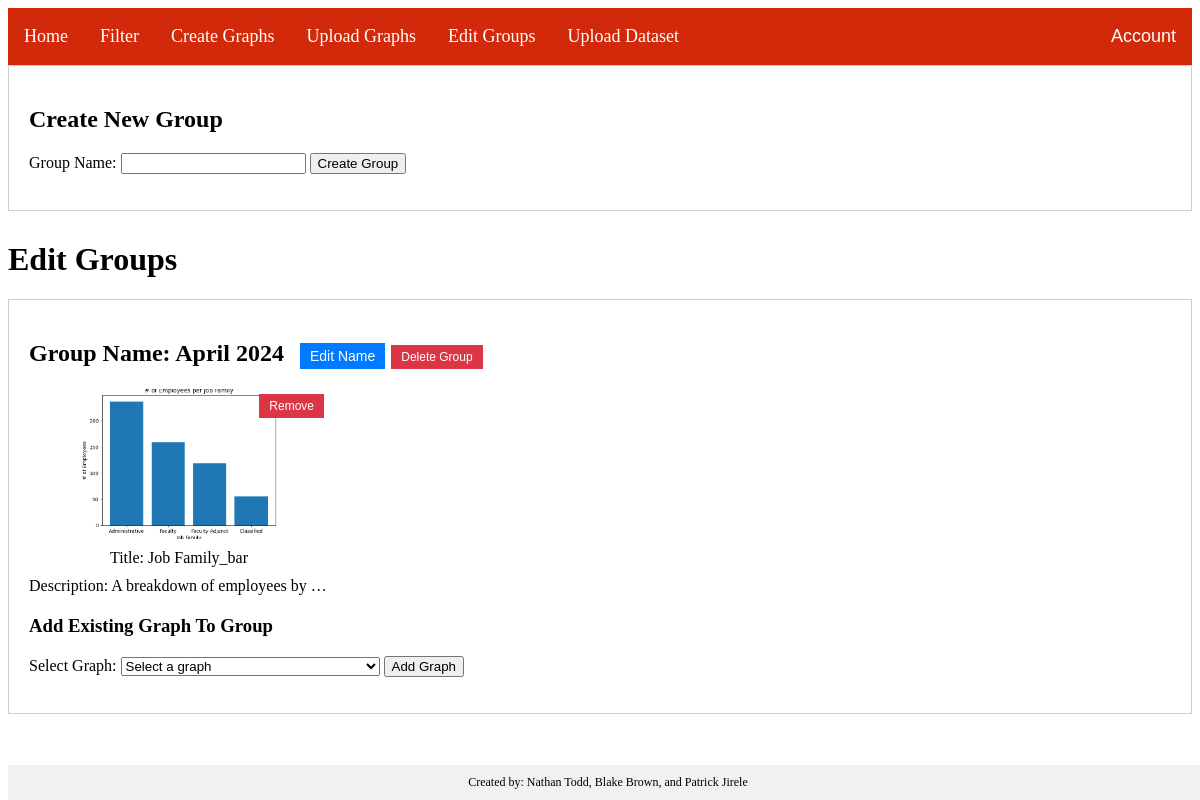
/editGroups (signed in), run on the app's committed database.
### main.py (models this page shows)
class GraphGroup(db.Model):
    __tablename__ = 'graphgroup'
    id = db.Column(db.Integer, primary_key=True)
    group_name = db.Column(db.String(100))
    graphs = db.relationship('Graphs', backref='GraphGroup', lazy='dynamic')

class Graphs(db.Model):
    id = db.Column(db.Integer, primary_key=True)
    path = db.Column(db.String(100), nullable=False)
    title = db.Column(db.String(50), nullable=False)
    description = db.Column(db.String(250), nullable=True)
    type = db.Column(db.String(20))
    group_id = db.Column(db.Integer, db.ForeignKey('graphgroup.id'), nullable=True)

### main.py (the view)
@app.route("/editGroups", methods=['GET', 'POST'])
@login_required
def editGroups():
    graphs_by_group = GraphGroup.query.all()
    available_graphs = Graphs.query.filter(~Graphs.id.in_(
        db.session.query(Graphs.id)
        .join(Graphs.GraphGroup)
        .filter(GraphGroup.id == GraphGroup.id)
    )).all()
    return render_template('editGroups.html', graphGroups=graphs_by_group, available_graphs=available_graphs)

### main.py (called while the page is built)
@login_manager.user_loader
def load_user(uid):
    return User.query.get(uid)

### templates/editGroups.html (shortened to what this page needs)
{% extends 'base.html' %}
{% block content %}
<head>
</head>
<body>
    <div class="group-container">
        <h2>Create New Group</h2>
        <form action="{{ url_for('createGroup') }}" method="post">
            <label for="new_group_name">Group Name:</label>
            <input type="text" id="new_group_name" name="new_group_name" required>
            <button type="submit">Create Group</button>
        </form>
    </div>
    <h1>Edit Groups</h1>
    {% for group in graphGroups %}
    <div class="group-container" data-group-id="{{ group.id }}">
        <h2>Group Name: {{ group.group_name }}
            <button class="edit-button">Edit Name</button>
            <button class="delete-button">Delete Group</button>
        </h2>
        {% for graph in group.graphs %}
        <div class="graph-container" data-graph-id="{{ graph.id }}">
            <img src="{{ graph.path }}" class="thumbnail-img">
            <div class="title-container">Title: {{ graph.title }}</div>
            <div class="description-container">Description: {{ graph.description }}</div>
            <button class="remove-button">Remove</button>
        </div>
        {% endfor %}
        <div class="add-graph-section">
            <h3>Add Existing Graph To Group</h3>
            <form action="{{ url_for('add_graph_to_group', group_id=group.id) }}" method="post">
                <label for="available_graphs">Select Graph:</label>
                <select id="available_graphs" name="available_graphs" required>
                    <option value="">Select a graph</option>
                </select>
                <button type="submit">Add Graph</button>
            </form>
        </div>
    </div>
    {% endfor %}
</body>
{% endblock %}

### templates/editGroups.html (style rules this page uses)
.group-container { border: 1px solid #ccc; padding: 20px; margin-bottom: 30px; }
.graph-container { display: inline-block; margin-right: 20px; text-align: center; position: relative; width: fit-content; }
.thumbnail-img { width: 200px; height: 150px; object-fit: cover; }
.title-container, .description-container { margin-top: 10px; }
.remove-button { position: absolute; top: 5px; right: 5px; background-color: #dc3545; color: white; border: none; padding: 5px 10px; font-size: 12px; cursor: pointer; }
.edit-button { margin-left: 10px; background-color: #007bff; color: white; border: none; padding: 5px 10px; font-size: 14px; cursor: pointer; }
.add-graph-section { margin-top: 20px; }
.description-container { max-width: 300px; white-space: nowrap; overflow: hidden; text-overflow: ellipsis; }
.delete-button { background-color: #dc3545; color: white; border: none; padding: 5px 10px; font-size: 12px; cursor: pointer; }

### data on the page
GraphGroup: group_name "April 2024"
Graphs: path (picture), title "Job Family_bar", description "A breakdown of employees by…"
